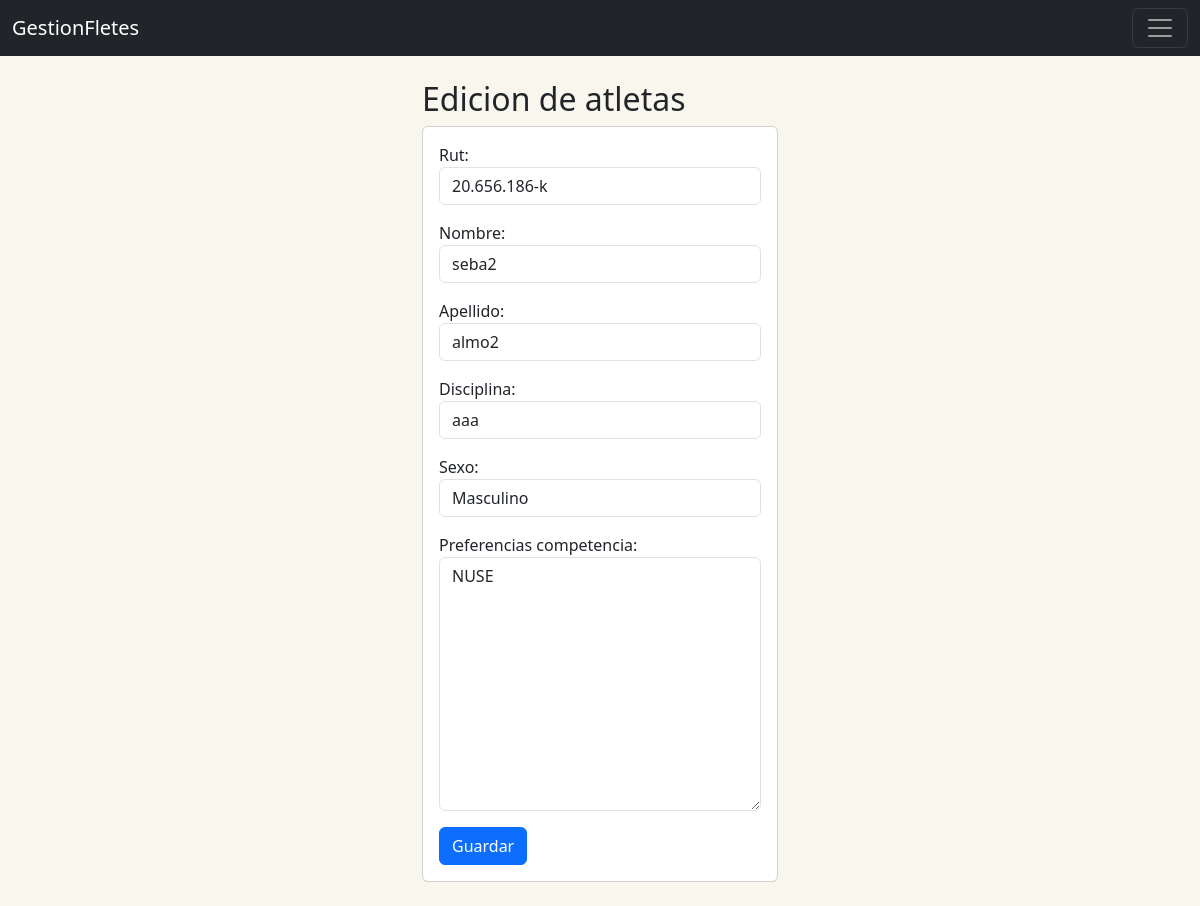
The app's page /atletas/editarAtleta/3/ with its own data.
### CrudAtletas/models.py (models this page shows, shortened)
class Atleta(models.Model):
    SEXO_CHOICES = [
        ('F', 'Femenino'),
        ('M', 'Masculino'),
    ]
    atletaID = models.AutoField(primary_key=True)
    rut = models.CharField(unique= True, max_length=12, validators=[validate_rut], error_messages={
            'unique': " Ya existe un Usuario con este RUt.",
        })
    nombre = models.CharField(max_length=30)
    apellido = models.CharField(max_length=30)
    disciplina = models.CharField(max_length=30)
    sexo = models.CharField(max_length=1, choices=SEXO_CHOICES)
    preferencias_competencia = models.TextField()

### CrudAtletas/views.py (the view)
# urls.py: path('editarAtleta/<int:atletaID>/', views.editarAtleta, name='editarAtleta'),
def editarAtleta(request, atletaID):
    atleta = Atleta.objects.get(atletaID=atletaID)
    if request.method == 'POST':
        form = AtletaForm(request.POST, instance=atleta)
        if form.is_valid():
            form.save()
            messages.success(request, 'Atleta Editado Correctamente!')
            return redirect('registrarAtleta')
        else:
            messages.error(request, 'Error al editar el atleta. Por favor, verifica los datos.')
    else:
        form = AtletaForm(instance=atleta)
    return render(request, 'edicionAtletas.html', {'form':form,"atletaID":atletaID})

### CrudAtletas/forms.py
class AtletaForm(forms.ModelForm):
    class Meta:
        model = Atleta
        fields = '__all__'

### CrudAtletas/templates/edicionAtletas.html (shortened to what this page needs)
{% extends "Base.html" %}
{% load widget_tweaks %}
{% block body %}
<div class="row">
    <div class="col-md-4 offset-md-4 ">
        <h2>Edicion de atletas</h2>
        <div class="card">
            <div class="card-body">
                <form action="{% url 'editarAtleta' atletaID %}" method="POST">
                    <div class="mb-3">
                        {{ form.rut.label_tag }}
                        {% render_field form.rut class="form-control" placeholder="Ej: 12.345.678-K" minlength="10" maxlength="12" %}
                    </div>
                    <div class="mb-3">
                        {{ form.nombre.label_tag }}
                        {% render_field form.nombre class="form-control" maxlength="30" %}
                    </div>
                    <div class="mb-3">
                        {{ form.apellido.label_tag }}
                        {% render_field form.apellido class="form-control" maxlength="30" %}
                    </div>
                    <div class="mb-3">
                        {{ form.disciplina.label_tag }}
                        {% render_field form.disciplina class="form-control" maxlength="30" %}
                    </div>
                    <div class="mb-3">
                        {{ form.sexo.label_tag }}
                        {% render_field form.sexo class="form-control" %}
                    </div>
                    <div class="mb-3">
                        {{ form.preferencias_competencia.label_tag }}
                        {% render_field form.preferencias_competencia class="form-control" %}
                    </div>
                    <button type="submit" class="btn btn-primary">Guardar</button>
                </form>
            </div>
        </div>
    </div>
</div>
{% endblock %}

### Home/static/css/gestionFletes.css (style rules this page uses)
body { background-color: #F9F6EE; }

### records on screen
Atleta: rut "20.656.186-k", nombre "seba2", apellido "almo2", disciplina "aaa", sexo "Masculino", preferencias_competencia "NUSE"
